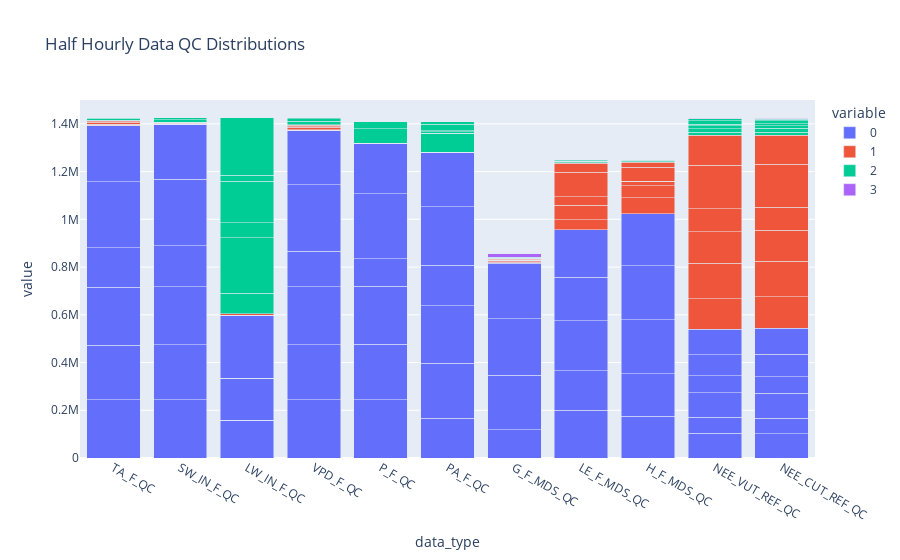

Notebook cell for this chart:
### Code cell
fig = px.bar(qc_df, 
             x="data_type", y=["0","1","2","3"],
             barmode="stack",
             title=f'Half Hourly Data QC Distributions')
fig.show()

### Figure 1 — Plotly figure (JSON) as saved in the notebook; plotly's stock layout.template omitted (floating-point values rounded to 4 significant figures)
{"data": [{"alignmentgroup": "True", "hovertemplate": "variable=0<br>data_type=%{x}<br>value=%{y}<extra></extra>", "legendgroup": "0", "marker": {"color": "#636efa", "pattern": {"shape": ""}}, "name": "0", "offsetgroup": "0", "orientation": "v", "showlegend": true, "textposition": "auto", "type": "bar", "x": ["TA_F_QC", "SW_IN_F_QC", "LW_IN_F_QC", "VPD_F_QC", "P_F_QC", "PA_F_QC", "G_F_MDS_QC", "LE_F_MDS_QC", "H_F_MDS_QC", "NEE_VUT_REF_QC", "NEE_CUT_REF_QC", "TA_F_QC", "SW_IN_F_QC", "LW_IN_F_QC", "VPD_F_QC", "P_F_QC", "PA_F_QC", "G_F_MDS_QC", "LE_F_MDS_QC", "H_F_MDS_QC", "NEE_VUT_REF_QC", "NEE_CUT_REF_QC", "TA_F_QC", "SW_IN_F_QC", "LW_IN_F_QC", "VPD_F_QC", "P_F_QC", "PA_F_QC", "G_F_MDS_QC", "LE_F_MDS_QC", "H_F_MDS_QC", "NEE_VUT_REF_QC", "NEE_CUT_REF_QC", "TA_F_QC", "SW_IN_F_QC", "LW_IN_F_QC", "VPD_F_QC", "P_F_QC", "PA_F_QC", "G_F_MDS_QC", "LE_F_MDS_QC", "H_F_MDS_QC", "NEE_VUT_REF_QC", "NEE_CUT_REF_QC", "TA_F_QC", "SW_IN_F_QC", "LW_IN_F_QC", "VPD_F_QC", "P_F_QC", "PA_F_QC", "G_F_MDS_QC", "LE_F_MDS_QC", "H_F_MDS_QC", "NEE_VUT_REF_QC", "NEE_CUT_REF_QC", "TA_F_QC", "SW_IN_F_QC", "LW_IN_F_QC", "VPD_F_QC", "P_F_QC", "PA_F_QC", "G_F_MDS_QC", "LE_F_MDS_QC", "H_F_MDS_QC", "NEE_VUT_REF_QC", "NEE_CUT_REF_QC"], "xaxis": "x", "y": [244413, 243991, 157188, 244036, 245066, 167305, 118776, 200474, 174992, 104186, 102025, 228390, 230048, 0, 230264, 230621, 230211, 227740, 166059, 177417, 65566, 64659, 242346, 244314, 177806, 242784, 244960, 239952, 236712, 208189, 226061, 103239, 104183, 164905, 171379, 0, 149022, 115066, 169772, 0, 0, 0, 70948, 70404, 278102, 277629, 260919, 278014, 272208, 245053, 0, 182597, 226736, 89467, 94121, 234618, 230126, 0, 227728, 209448, 229143, 233686, 199073, 217577, 105053, 108549], "yaxis": "y"}, {"alignmentgroup": "True", "hovertemplate": "variable=1<br>data_type=%{x}<br>value=%{y}<extra></extra>", "legendgroup": "1", "marker": {"color": "#EF553B", "pattern": {"shape": ""}}, "name": "1", "offsetgroup": "1", "orientation": "v", "showlegend": true, "textposition": "auto", "type": "bar", "x": ["TA_F_QC", "SW_IN_F_QC", "LW_IN_F_QC", "VPD_F_QC", "P_F_QC", "PA_F_QC", "G_F_MDS_QC", "LE_F_MDS_QC", "H_F_MDS_QC", "NEE_VUT_REF_QC", "NEE_CUT_REF_QC", "TA_F_QC", "SW_IN_F_QC", "LW_IN_F_QC", "VPD_F_QC", "P_F_QC", "PA_F_QC", "G_F_MDS_QC", "LE_F_MDS_QC", "H_F_MDS_QC", "NEE_VUT_REF_QC", "NEE_CUT_REF_QC", "TA_F_QC", "SW_IN_F_QC", "LW_IN_F_QC", "VPD_F_QC", "P_F_QC", "PA_F_QC", "G_F_MDS_QC", "LE_F_MDS_QC", "H_F_MDS_QC", "NEE_VUT_REF_QC", "NEE_CUT_REF_QC", "TA_F_QC", "SW_IN_F_QC", "LW_IN_F_QC", "VPD_F_QC", "P_F_QC", "PA_F_QC", "G_F_MDS_QC", "LE_F_MDS_QC", "H_F_MDS_QC", "NEE_VUT_REF_QC", "NEE_CUT_REF_QC", "TA_F_QC", "SW_IN_F_QC", "LW_IN_F_QC", "VPD_F_QC", "P_F_QC", "PA_F_QC", "G_F_MDS_QC", "LE_F_MDS_QC", "H_F_MDS_QC", "NEE_VUT_REF_QC", "NEE_CUT_REF_QC", "TA_F_QC", "SW_IN_F_QC", "LW_IN_F_QC", "VPD_F_QC", "P_F_QC", "PA_F_QC", "G_F_MDS_QC", "LE_F_MDS_QC", "H_F_MDS_QC", "NEE_VUT_REF_QC", "NEE_CUT_REF_QC"], "xaxis": "x", "y": [656, 887, 2650, 1031, 0, 0, 2590, 42644, 68291, 129287, 131020, 2357, 695, 0, 636, 0, 0, 2779, 59897, 49063, 149202, 149698, 3081, 750, 5255, 2667, 0, 0, 6564, 35631, 18463, 130944, 129935, 8610, 1580, 0, 9745, 0, 0, 0, 0, 0, 95952, 96060, 1258, 1173, 1497, 1346, 0, 0, 0, 102424, 60632, 183615, 180453, 3356, 1421, 0, 7392, 0, 0, 3443, 37078, 18929, 125237, 121605], "yaxis": "y"}, {"alignmentgroup": "True", "hovertemplate": "variable=2<br>data_type=%{x}<br>value=%{y}<extra></extra>", "legendgroup": "2", "marker": {"color": "#00cc96", "pattern": {"shape": ""}}, "name": "2", "offsetgroup": "2", "orientation": "v", "showlegend": true, "textposition": "auto", "type": "bar", "x": ["TA_F_QC", "SW_IN_F_QC", "LW_IN_F_QC", "VPD_F_QC", "P_F_QC", "PA_F_QC", "G_F_MDS_QC", "LE_F_MDS_QC", "H_F_MDS_QC", "NEE_VUT_REF_QC", "NEE_CUT_REF_QC", "TA_F_QC", "SW_IN_F_QC", "LW_IN_F_QC", "VPD_F_QC", "P_F_QC", "PA_F_QC", "G_F_MDS_QC", "LE_F_MDS_QC", "H_F_MDS_QC", "NEE_VUT_REF_QC", "NEE_CUT_REF_QC", "TA_F_QC", "SW_IN_F_QC", "LW_IN_F_QC", "VPD_F_QC", "P_F_QC", "PA_F_QC", "G_F_MDS_QC", "LE_F_MDS_QC", "H_F_MDS_QC", "NEE_VUT_REF_QC", "NEE_CUT_REF_QC", "TA_F_QC", "SW_IN_F_QC", "LW_IN_F_QC", "VPD_F_QC", "P_F_QC", "PA_F_QC", "G_F_MDS_QC", "LE_F_MDS_QC", "H_F_MDS_QC", "NEE_VUT_REF_QC", "NEE_CUT_REF_QC", "TA_F_QC", "SW_IN_F_QC", "LW_IN_F_QC", "VPD_F_QC", "P_F_QC", "PA_F_QC", "G_F_MDS_QC", "LE_F_MDS_QC", "H_F_MDS_QC", "NEE_VUT_REF_QC", "NEE_CUT_REF_QC", "TA_F_QC", "SW_IN_F_QC", "LW_IN_F_QC", "VPD_F_QC", "P_F_QC", "PA_F_QC", "G_F_MDS_QC", "LE_F_MDS_QC", "H_F_MDS_QC", "NEE_VUT_REF_QC", "NEE_CUT_REF_QC"], "xaxis": "x", "y": [691, 882, 85922, 693, 694, 78455, 5147, 2472, 2272, 11770, 12190, 181, 185, 230928, 28, 307, 717, 327, 4944, 4424, 15939, 16308, 285, 648, 62651, 261, 752, 5760, 2260, 1829, 1126, 11371, 11435, 1013, 1569, 174528, 15761, 59462, 4756, 0, 0, 0, 6987, 7416, 9024, 9561, 25968, 9024, 0, 27155, 0, 3087, 994, 14415, 12672, 1642, 8069, 239616, 4496, 30168, 10473, 1457, 2609, 2273, 7594, 7291], "yaxis": "y"}, {"alignmentgroup": "True", "hovertemplate": "variable=3<br>data_type=%{x}<br>value=%{y}<extra></extra>", "legendgroup": "3", "marker": {"color": "#ab63fa", "pattern": {"shape": ""}}, "name": "3", "offsetgroup": "3", "orientation": "v", "showlegend": true, "textposition": "auto", "type": "bar", "x": ["TA_F_QC", "SW_IN_F_QC", "LW_IN_F_QC", "VPD_F_QC", "P_F_QC", "PA_F_QC", "G_F_MDS_QC", "LE_F_MDS_QC", "H_F_MDS_QC", "NEE_VUT_REF_QC", "NEE_CUT_REF_QC", "TA_F_QC", "SW_IN_F_QC", "LW_IN_F_QC", "VPD_F_QC", "P_F_QC", "PA_F_QC", "G_F_MDS_QC", "LE_F_MDS_QC", "H_F_MDS_QC", "NEE_VUT_REF_QC", "NEE_CUT_REF_QC", "TA_F_QC", "SW_IN_F_QC", "LW_IN_F_QC", "VPD_F_QC", "P_F_QC", "PA_F_QC", "G_F_MDS_QC", "LE_F_MDS_QC", "H_F_MDS_QC", "NEE_VUT_REF_QC", "NEE_CUT_REF_QC", "TA_F_QC", "SW_IN_F_QC", "LW_IN_F_QC", "VPD_F_QC", "P_F_QC", "PA_F_QC", "G_F_MDS_QC", "LE_F_MDS_QC", "H_F_MDS_QC", "NEE_VUT_REF_QC", "NEE_CUT_REF_QC", "TA_F_QC", "SW_IN_F_QC", "LW_IN_F_QC", "VPD_F_QC", "P_F_QC", "PA_F_QC", "G_F_MDS_QC", "LE_F_MDS_QC", "H_F_MDS_QC", "NEE_VUT_REF_QC", "NEE_CUT_REF_QC", "TA_F_QC", "SW_IN_F_QC", "LW_IN_F_QC", "VPD_F_QC", "P_F_QC", "PA_F_QC", "G_F_MDS_QC", "LE_F_MDS_QC", "H_F_MDS_QC", "NEE_VUT_REF_QC", "NEE_CUT_REF_QC"], "xaxis": "x", "y": [0, 0, 0, 0, 0, 0, 16981, 170, 205, 517, 525, 0, 0, 0, 0, 0, 0, 82, 28, 24, 221, 263, 0, 0, 0, 0, 0, 0, 176, 63, 62, 158, 159, 0, 0, 0, 0, 0, 0, 0, 0, 0, 641, 648, 0, 21, 0, 0, 0, 0, 0, 276, 22, 887, 1138, 0, 0, 0, 0, 0, 0, 1030, 856, 837, 1732, 2171], "yaxis": "y"}], "layout": {"barmode": "stack", "legend": {"title": {"text": "variable"}, "tracegroupgap": 0}, "title": {"text": "Half Hourly Data QC Distributions"}, "xaxis": {"anchor": "y", "domain": [0, 1], "title": {"text": "data_type"}}, "yaxis": {"anchor": "x", "domain": [0, 1], "title": {"text": "value"}}}}
